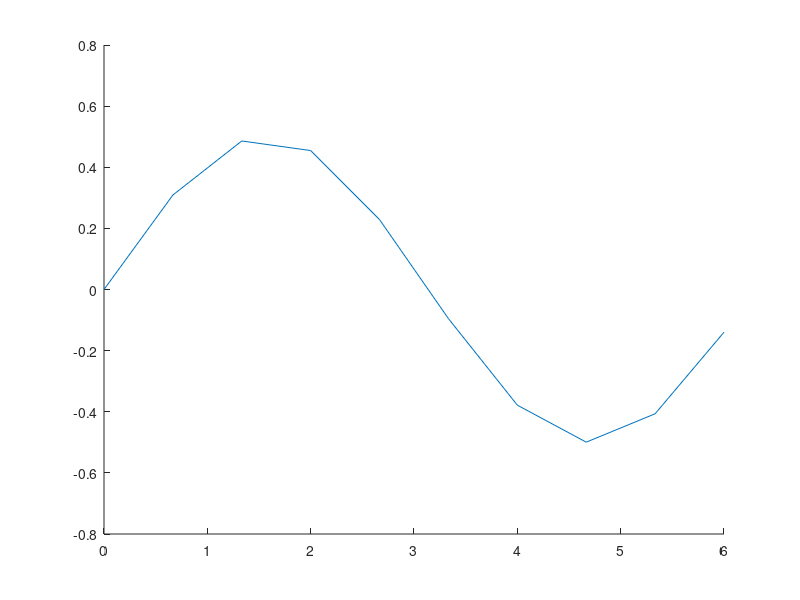

Recreate this plot in MATLAB.
% clc
% clear

px = linspace(0,600,10);
px = px/100;
py = 0.5*sin(px);

hold on
plot(px,py);
% plot(simout.Data(:,1),simout.Data(:,2)); 
hold off